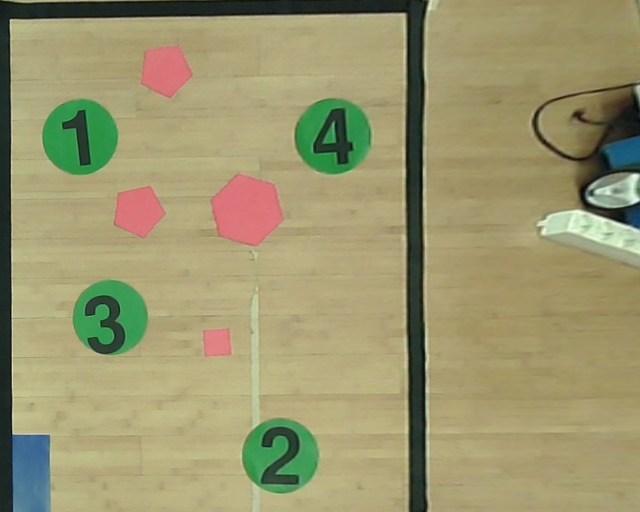
//> input picture 03_inverse_perspective_mapping/img11.jpg, 1280 x 1024 px (shown at 1/2 size)
$ ./Map ../03_inverse_perspective_mapping/img11.jpg   (built with g++ and OpenCV 4)
//> lines starting //> are read from the running program, lines starting //| are printed output that depends on the picture; after the words box and inside, x2 and y2 are one past the last pixel; in counts of white or black regions, pixels touching at a corner belong together
//> further down, img is the input picture: 1024 rows x 1280 cols, CV_8UC3; mean B, G, R 110, 150.2, 155.2
### final_test/Dubins.h

#ifndef DUBINS_H
#define DUBINS_H


#include <opencv2/core/core.hpp>
#include <opencv2/highgui/highgui.hpp>

using namespace cv;
using namespace std;


const double PI = 3.141592653589793238463;

const int ksigns[6][3] = { {1,0,-1},{-1,0,-1},{1,0,-1},{-1,0,1},{-1,1,-1},{1,-1,1} };

class arc {
public:
		double x0;
		double y0;
		double th0;
		double k;
		double L;
		double xf;
		double yf;
		double thf;

	arc(double , double , double , double , double );
};


/*
class curve {
public:
	arc a1;
	arc a2;
	arc a3;
	double lenght;

	curve(arc , arc , arc , double );
};
*/


//vector<Point_> cut_arc(arc a, arc b, arc c);
vector<Point2f> cut_arc(arc a, arc b, arc c);

double sinc(double t);
double mod2pi(double ang);
double rangeSymm(double ang);
bool check(double s1, double k0, double s2, double k1, double s3, double k2, double th0, double thf);
void scaleToStandard(double x0, double y0, double th0, double xf, double yf, double thf, double Kmax, double *sc_th0, double *sc_thf, double *sc_Kmax, double *lambda);
void scaleFromStandard(double lambda,double sc_s1, double sc_s2, double sc_s3, double *s1, double *s2, double *s3);

void LSL(double sc_th0, double  sc_thf, double  sc_Kmax, bool  *ok, double  *sc_s1, double  *sc_s2, double  *sc_s3);
void RSR(double sc_th0, double  sc_thf, double  sc_Kmax, bool  *ok, double  *sc_s1, double  *sc_s2, double  *sc_s3);
void LSR(double sc_th0, double  sc_thf, double  sc_Kmax, bool  *ok, double  *sc_s1, double  *sc_s2, double  *sc_s3);
void RSL(double sc_th0, double  sc_thf, double  sc_Kmax, bool  *ok, double  *sc_s1, double  *sc_s2, double  *sc_s3);
void RLR(double sc_th0, double  sc_thf, double  sc_Kmax, bool  *ok, double  *sc_s1, double  *sc_s2, double  *sc_s3);
void LRL(double sc_th0, double  sc_thf, double  sc_Kmax, bool  *ok, double  *sc_s1, double  *sc_s2, double  *sc_s3);

vector<Point2f> dubins(double x0, double y0, double th0, double xf, double yf, double thf, double Kmax);

#endif

### final_test/Obstacle.h
#ifndef OBSTACLE_H
#define OBSTACLE_H

#include <opencv2/core.hpp>

class Obstacle
{
  private:
    cv::Rect m_bbox;

  public:
    Obstacle(cv::Rect rect);
    cv::Rect get_bounding_box();
};
#endif

### final_test/Map.h
#ifndef MAP_H
#define MAP_H

#include <opencv2/core.hpp>

#include "Obstacle.h"
#include "Dubins.h"

class Map
{
	private:
		static const int MIN_OBSTACLE_CONTOUR_SIZE = 60;

		static const int LOW_H_R   = 0;
		static const int LOW_S_R   = 85;
		static const int LOW_V_R   = 175;
		static const int HIGH_H_R  = 180;
		static const int HIGH_S_R  = 140;
		static const int HIGH_V_R  = 255;
		static const int M1_H_R    = 5;
		static const int M2_H_R    = 170;

		const cv::Mat m_img_rgb;
		std::list<Obstacle> m_obstacles;

		void find_obstacles(cv::Mat image);

	public:
		Map(cv::Mat image);
};

#endif

### final_test/Dubins.cpp
#include "Dubins.h"
#include "math.h"
#include <iostream>


using namespace std;

arc::arc(double x0_, double y0_, double th0_, double k_, double L_) {
	x0 = x0_;
	y0 = y0_;
	th0 = th0_;
	k = k_;
	L = L_;
	xf = x0 + L * sinc(k * L / 2.0) * cos(th0 + k * L / 2);
	yf = y0 + L * sinc(k * L / 2.0) * sin(th0 + k * L / 2);
	thf = mod2pi(th0 + k * L);
}

/*
curve::curve(arc a, arc b, arc c, double l) {
	a1 = a;
	a2 = b;
	a3 = c;
	lenght = l;
}*/


vector<Point2f> cut_arc(arc a, arc b, arc c) {
	int nr_points = 300;
	vector<Point2f> list;
	for (int i = 1; i < 300; i++) {

		double x, y;
		double s = a.L / nr_points * i;
		x = a.x0 + s * sinc(a.k * s / 2.0) * cos(a.th0 + a.k * s / 2);
		y = a.y0 + s * sinc(a.k * s / 2.0) * sin(a.th0 + a.k * s / 2);
		Point2f temp(x, y);
		list.emplace_back(temp);
	}

	for (int i = 1; i < 300; i++) {

		double x, y;
		double s = b.L / nr_points * i;
		x = b.x0 + s * sinc(b.k * s / 2.0) * cos(b.th0 + b.k * s / 2);
		y = b.y0 + s * sinc(b.k * s / 2.0) * sin(b.th0 + b.k * s / 2);
		Point2f temp(x, y);
		list.emplace_back(temp);
	}

	for (int i = 1; i < 300; i++) {

		double x, y;
		double s = c.L / nr_points * i;
		x = c.x0 + s * sinc(c.k * s / 2.0) * cos(c.th0 + c.k * s / 2);
		y = c.y0 + s * sinc(c.k * s / 2.0) * sin(c.th0 + c.k * s / 2);
		Point2f temp(x, y);
		list.emplace_back(temp);
	}

	return list;
}

//Implementation of function sinc(t), returning 1 for t==0, and sin(t)/t otherwise
double sinc(double t) {
	double s;
	if (fabs(t) < 0.002)
		// For small values of t use Taylor series approximation
		s = 1 - t*t / 6 * (1 - t*t / 20);
	else
		s = sin(t) / t;
	return s;
}

//Normalize an angle(in range[0, 2 * pi))
double mod2pi(double ang) {
	double out=ang;
	while (out < 0) {
		out = out + 2 * PI;
	}
	while (out >= 2 * PI) {
		out = out - 2 * PI;
	}
	return out;
}

//Normalize an angular difference(range(-pi, pi])
// [37 lines left out: functions rangeSymm, check, not called in this run]

// Scale the input problem to standard form (x0: -1, y0: 0, xf: 1, yf: 0)
void scaleToStandard(double x0, double y0, double th0, double xf, double yf, double thf, double Kmax, double *sc_th0, double *sc_thf, double *sc_Kmax, double *lambda) {


	double dx = xf - x0;
	double dy = yf - y0;
	double phi = atan2(dy, dx);
	*lambda = hypot(dx, dy);

	double C = dx / *lambda;
	double S = dy / *lambda;
	*lambda = *lambda / 2;

	// scale and normalize angles and curvature
	*sc_th0 = mod2pi(th0 - phi);
	*sc_thf = mod2pi(thf - phi);
	*sc_Kmax = Kmax * *lambda;

	//cout << *sc_th0 << endl << *sc_thf << endl << *sc_Kmax << endl;
}

void scaleFromStandard(double lambda, double sc_s1, double sc_s2, double sc_s3, double *s1, double *s2, double *s3) {
	*s1 = sc_s1 * lambda;
	*s2 = sc_s2 * lambda;
	*s3 = sc_s3 * lambda;
}

void LSL(double sc_th0, double  sc_thf, double  sc_Kmax, bool  *ok, double  *sc_s1, double  *sc_s2, double  *sc_s3) {
	double invK = 1 / sc_Kmax;
	double C = cos(sc_thf) - cos(sc_th0);
	double S = 2 * sc_Kmax + sin(sc_th0) - sin(sc_thf);
	double temp1 = atan2(C, S);
	*sc_s1 = invK * mod2pi(temp1 - sc_th0);

	double temp2 = 2 + 4 * sc_Kmax*sc_Kmax - 2 * cos(sc_th0 - sc_thf) + 4 * sc_Kmax * (sin(sc_th0) - sin(sc_thf));

	if (temp2 < 0) {
		*ok = false; *sc_s1 = 0; *sc_s2 = 0; *sc_s3 = 0;
		return;
	}

	*sc_s2 = invK * sqrt(temp2);

	*sc_s3 = invK * mod2pi(sc_thf - temp1);
	*ok = true;

	cout << *sc_s1 << endl << *sc_s2 << endl<< *sc_s3 << endl;
}

void RSR(double sc_th0, double  sc_thf, double  sc_Kmax, bool  *ok, double  *sc_s1, double  *sc_s2, double  *sc_s3) {
	double invK = 1 / sc_Kmax;
	double C = cos(sc_th0) - cos(sc_thf);
	double S = 2 * sc_Kmax - sin(sc_th0) + sin(sc_thf);
	double temp1 = atan2(C, S);
	*sc_s1 = invK * mod2pi(sc_th0 - temp1);
	double temp2 = 2 + 4 * sc_Kmax *sc_Kmax - 2 * cos(sc_th0 - sc_thf) - 4 * sc_Kmax * (sin(sc_th0) - sin(sc_thf));
	if (temp2 < 0) {
		*ok = false; *sc_s1 = 0; *sc_s2 = 0; *sc_s3 = 0;
		return;
	}

	*sc_s2 = invK * sqrt(temp2);
	*sc_s3 = invK * mod2pi(temp1 - sc_thf);
	*ok = true;
}

void LSR(double sc_th0, double  sc_thf, double  sc_Kmax, bool  *ok, double  *sc_s1, double  *sc_s2, double  *sc_s3) {
	double invK = 1 / sc_Kmax;
	double C = cos(sc_th0) + cos(sc_thf);
	double S = 2 * sc_Kmax + sin(sc_th0) + sin(sc_thf);
	double temp1 = atan2(-C, S);
	double temp3 = 4 * sc_Kmax*sc_Kmax - 2 + 2 * cos(sc_th0 - sc_thf) + 4 * sc_Kmax * (sin(sc_th0) + sin(sc_thf));
	if (temp3 < 0) {
		*ok = false; *sc_s1 = 0; *sc_s2 = 0; *sc_s3 = 0;
		return;
	}

	*sc_s2 = invK * sqrt(temp3);
	double temp2 = -atan2(-2, *sc_s2 * sc_Kmax);
	*sc_s1 = invK * mod2pi(temp1 + temp2 - sc_th0);
	*sc_s3 = invK * mod2pi(temp1 + temp2 - sc_thf);
	*ok = true;
}

void RSL(double sc_th0, double  sc_thf, double  sc_Kmax, bool  *ok, double  *sc_s1, double  *sc_s2, double  *sc_s3) {
	double invK = 1 / sc_Kmax;
	double C = cos(sc_th0) + cos(sc_thf);
	double S = 2 * sc_Kmax - sin(sc_th0) - sin(sc_thf);
	double temp1 = atan2(C, S);
	double temp3 = 4 * sc_Kmax*sc_Kmax - 2 + 2 * cos(sc_th0 - sc_thf) - 4 * sc_Kmax * (sin(sc_th0) + sin(sc_thf));
	if (temp3 < 0) {
		*ok = false; *sc_s1 = 0; *sc_s2 = 0; *sc_s3 = 0;
		return;
	}

	*sc_s2 = invK * sqrt(temp3);
	double temp2 = atan2(2, *sc_s2 * sc_Kmax);
	*sc_s1 = invK * mod2pi(sc_th0 - temp1 + temp2);
	*sc_s3 = invK * mod2pi(sc_thf - temp1 + temp2);
	*ok = true;
}

void RLR(double sc_th0, double  sc_thf, double  sc_Kmax, bool  *ok, double  *sc_s1, double  *sc_s2, double  *sc_s3) {
	double invK = 1 / sc_Kmax;
	double C = cos(sc_th0) - cos(sc_thf);
	double S = 2 * sc_Kmax - sin(sc_th0) + sin(sc_thf);
	double temp1 = atan2(C, S);
	double temp2 = 0.125 * (6 - 4 * sc_Kmax* sc_Kmax + 2 * cos(sc_th0 - sc_thf) + 4 * sc_Kmax * (sin(sc_th0) - sin(sc_thf)));
	if (fabs(temp2) > 1) {
		*ok = false; *sc_s1 = 0; *sc_s2 = 0; *sc_s3 = 0;
		return;
	}
	*sc_s2 = invK * mod2pi(2 * PI - acos(temp2));
	*sc_s1 = invK * mod2pi(sc_th0 - temp1 + 0.5 * *sc_s2 * sc_Kmax);
	*sc_s3 = invK * mod2pi(sc_th0 - sc_thf + sc_Kmax * (*sc_s2 - *sc_s1));
	*ok = true;
}

void LRL(double sc_th0, double  sc_thf, double  sc_Kmax, bool  *ok, double  *sc_s1, double  *sc_s2, double  *sc_s3) {
	double invK = 1 / sc_Kmax;
	double C = cos(sc_thf) - cos(sc_th0);
	double S = 2 * sc_Kmax + sin(sc_th0) - sin(sc_thf);
	double temp1 = atan2(C, S);
	double temp2 = 0.125 * (6 - 4 * sc_Kmax*sc_Kmax + 2 * cos(sc_th0 - sc_thf) - 4 * sc_Kmax * (sin(sc_th0) - sin(sc_thf)));
	if (fabs(temp2) > 1) {
		*ok = false; *sc_s1 = 0; *sc_s2 = 0; *sc_s3 = 0;
		return;
	}
	*sc_s2 = invK * mod2pi(2 * PI - acos(temp2));
	*sc_s1 = invK * mod2pi(temp1 - sc_th0 + 0.5 * *sc_s2 * sc_Kmax);
	*sc_s3 = invK * mod2pi(sc_thf - sc_th0 + sc_Kmax * (*sc_s2 - *sc_s1));
	*ok = true;
}


vector<Point2f> dubins(double x0, double y0, double th0, double xf, double yf, double thf, double Kmax) {

	double *sc_th0 = new double(0), *sc_thf = new double(0), *sc_Kmax = new double(0), *lambda = new double(0);
	double *s1 = new double(0), *s2 = new double(0), *s3 = new double(0);
	double  *sc_s1 = new double(0), *sc_s2 = new double(0), *sc_s3 = new double(0);
	double  *sc_s1_c = new double(0), *sc_s2_c = new double(0), *sc_s3_c = new double(0);
	//double  *s1 = new double(0), *s2 = new double(0), *s3 = new double(0);
	bool *ok = new bool(0);
	string optimal;

	// Compute params of standard scaled problem
	scaleToStandard(x0, y0, th0, xf, yf, thf, Kmax,sc_th0,sc_thf,sc_Kmax,lambda);

	double	pidx = -1;
	double L = 100000000000000;
	double Lcur=0;
	for (int i = 0; i<=5; i++) {
		switch (i) {

		case 0:
		LSL(*sc_th0, *sc_thf, *sc_Kmax, ok, sc_s1_c, sc_s2_c, sc_s3_c);
		 Lcur = *sc_s1_c + *sc_s2_c + *sc_s3_c;
			cout << "LSL: " << Lcur << endl;
			if (*ok && Lcur < L) {
				L = Lcur;
				*sc_s1 = *sc_s1_c;
				*sc_s2 = *sc_s2_c;
				*sc_s3 = *sc_s3_c;
				pidx = i;
				optimal = "LSL";
			}


		case 1:

			RSR(*sc_th0, *sc_thf, *sc_Kmax, ok, sc_s1_c, sc_s2_c, sc_s3_c);
			 Lcur = *sc_s1_c + *sc_s2_c + *sc_s3_c;
			cout << "RSR: " << Lcur << endl;
			if (*ok && Lcur < L) {
				L = Lcur;
				*sc_s1 = *sc_s1_c;
				*sc_s2 = *sc_s2_c;
				*sc_s3 = *sc_s3_c;
				pidx = i;
				optimal = "RSR";
			}

			break;

		case 2:

			LSR(*sc_th0, *sc_thf, *sc_Kmax, ok, sc_s1_c, sc_s2_c, sc_s3_c);
			 Lcur = *sc_s1_c + *sc_s2_c + *sc_s3_c;
			if (*ok && Lcur < L) {
				L = Lcur;
				*sc_s1 = *sc_s1_c;
				*sc_s2 = *sc_s2_c;
				*sc_s3 = *sc_s3_c;
				pidx = i;
				optimal = "LSR";
			}

			break;

		case 3:

			RSL(*sc_th0, *sc_thf, *sc_Kmax, ok, sc_s1_c, sc_s2_c, sc_s3_c);
			 Lcur = *sc_s1_c + *sc_s2_c + *sc_s3_c;
			cout << "RSL: " << Lcur << endl;
			if (*ok && Lcur < L) {
				L = Lcur;
				*sc_s1 = *sc_s1_c;
				*sc_s2 = *sc_s2_c;
				*sc_s3 = *sc_s3_c;
				pidx = i;
				optimal = "RSL";
			}

			break;

		case 4:
			RLR(*sc_th0, *sc_thf, *sc_Kmax, ok, sc_s1_c, sc_s2_c, sc_s3_c);
			 Lcur = *sc_s1_c + *sc_s2_c + *sc_s3_c;
			cout << "RLR: " << Lcur << endl;
			if (*ok && Lcur < L) {
				L = Lcur;
				*sc_s1 = *sc_s1_c;
				*sc_s2 = *sc_s2_c;
				*sc_s3 = *sc_s3_c;
				pidx = i;
				optimal = "RLR";
			}
			break;

		case 5:
			LRL(*sc_th0, *sc_thf, *sc_Kmax, ok, sc_s1_c, sc_s2_c, sc_s3_c);
			 Lcur = *sc_s1_c + *sc_s2_c + *sc_s3_c;
			cout << "LRL: " << Lcur << endl;
			if (*ok && Lcur < L) {
				L = Lcur;
				*sc_s1 = *sc_s1_c;
				*sc_s2 = *sc_s2_c;
				*sc_s3 = *sc_s3_c;
				pidx = i;
				optimal = "LRL";
			}
			break;

		}
	}

	scaleFromStandard(*lambda, *sc_s1, *sc_s2, *sc_s3, s1, s2, s3);
	L = *s1 + *s2 + *s3;

	cout <<endl<< "Start Point: x= " << x0 << " y= " << y0 << "   theta: "<< th0 << endl;
	cout << "End Point: x= " << xf << " y= " << yf << "   theta: " << thf << endl;
	cout << endl << "The shortest path: " << L << " for: " << optimal.c_str() << endl;

	arc a1(x0,y0,th0, ksigns[int(pidx)][0]*Kmax,*s1);
	arc a2(a1.xf, a1.yf, a1.thf, ksigns[int(pidx)][1] * Kmax, *s2);
	arc a3(a2.xf, a2.yf, a2.thf, ksigns[int(pidx)][2] * Kmax, *s3);

	vector<Point2f> list;
	list = cut_arc(a1, a2, a3);

	return list;
	//curve cur(a1,a2,a3,L);
}

### final_test/Obstacle.cpp
#include "Obstacle.h"

Obstacle::Obstacle (cv::Rect rect) : m_bbox(rect) { }

cv::Rect Obstacle::get_bounding_box () {
  return m_bbox;
}

### final_test/Map.cpp
#include <opencv2/core.hpp>
#include <opencv2/opencv.hpp>
#include <iostream>

#include "Map.h"


Map::Map (cv::Mat image) : m_img_rgb(image), m_obstacles()
{

  cv::Mat img_hsv;
  cv::cvtColor(image, img_hsv, cv::COLOR_BGR2HSV);
//> img_hsv: 1024 rows x 1280 cols, CV_8UC3; mean H, S, V 33.7, 85.4, 161.1
  find_obstacles(img_hsv);

}


void Map::find_obstacles(cv::Mat image)
{
  //Color Mask
  cv::Mat low_hue_red_mask;
  cv::Mat high_hue_red_mask;
  cv::Mat red_mask;

  cv::inRange(image, cv::Scalar(LOW_H_R, LOW_S_R, LOW_V_R), cv::Scalar(M1_H_R, HIGH_S_R, HIGH_V_R), low_hue_red_mask);
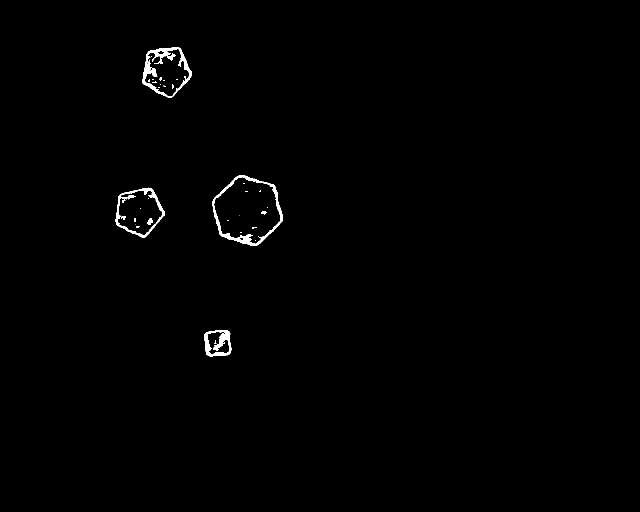
//> low_hue_red_mask: 1024 rows x 1280 cols, CV_8UC1 (shown at 1/2 size); 0.64% white; 36 white regions (21 under 20 px), largest, box (x1, y1, x2, y2) and area: (284, 94, 384, 196) 2481, (425, 350, 566, 492) 2409, (231, 375, 329, 476) 1532
  cv::inRange(image, cv::Scalar(M1_H_R, LOW_S_R, LOW_V_R), cv::Scalar(HIGH_H_R, HIGH_S_R, HIGH_V_R), high_hue_red_mask);
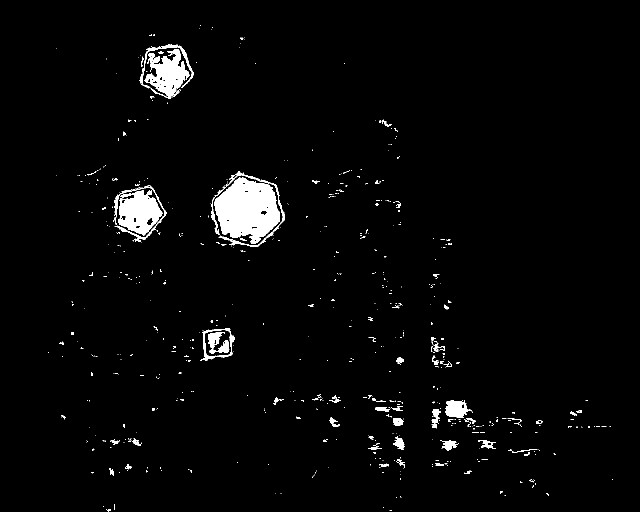
//> high_hue_red_mask: 1024 rows x 1280 cols, CV_8UC1 (shown at 1/2 size); 2.8% white; 617 white regions (530 under 20 px), largest, box (x1, y1, x2, y2) and area: (428, 354, 560, 488) 11964, (236, 380, 325, 471) 5187, (289, 98, 379, 193) 4605
  cv::addWeighted(low_hue_red_mask, 1.0, high_hue_red_mask, 1.0, 0.0, red_mask); // combine together the two binary masks
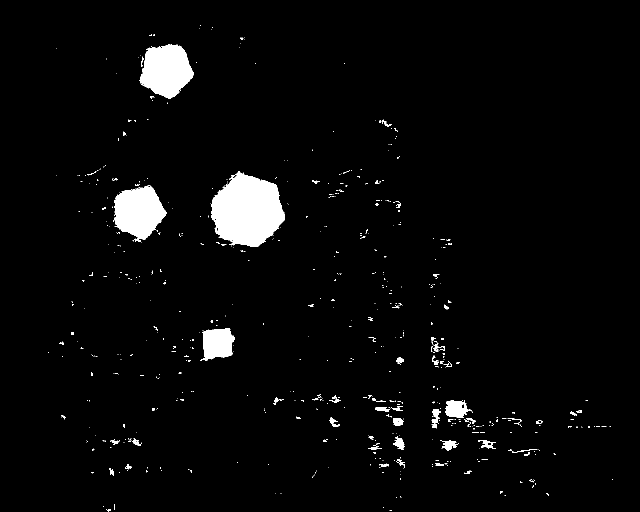
//> red_mask: 1024 rows x 1280 cols, CV_8UC1 (shown at 1/2 size); 3.4% white; 606 white regions (527 under 20 px)


  std::vector<std::vector<cv::Point>> contours;
  std::vector<cv::Point> approx_curve;
  cv::Rect rect;


  // Find contours and approximate in bounding boxes
  cv::findContours(red_mask, contours, cv::RETR_EXTERNAL, cv::CHAIN_APPROX_SIMPLE);
//> contours = 606 contours, 562 with area under 20; largest, box (x1, y1, x2, y2) and area: (421, 343, 570, 494) 15629, (279, 88, 387, 198) 8064, (227, 371, 333, 484) 7692, (400, 656, 469, 722) 3128, (890, 800, 945, 836) 1187

  for (int i=0; i<contours.size(); ++i)
  {
    if (contours[i].size() > MIN_OBSTACLE_CONTOUR_SIZE) {
      approxPolyDP(contours[i], approx_curve, 10, true);

      rect = cv::boundingRect({approx_curve});
      cv::rectangle(image, rect, cv::Scalar(40,190,40), 2);
      Obstacle obstacle(rect);
      m_obstacles.push_back(obstacle);
    }
  }
//> this loop made 606 passes
//> (approx_curve, rect) on passes 108, 183, 302: (3 Points (x, y): [790, 874], [786, 889], [807, 899], Rect(786, 874, 22, 26)), (3 Points (x, y): [877, 818], [864, 822], [864, 855], Rect(864, 818, 14, 38)), (3 Points (x, y): [863, 683], [871, 703], [889, 694], Rect(863, 683, 27, 21))
//> image: 1024 rows x 1280 cols, CV_8UC3; mean H, S, V 33.8, 85.9, 160.4
//> after the loop, approx_curve = 6 Points (x, y): [296, 96], [280, 166], [349, 193], [385, 154], [372, 106], [354, 89]

  imshow("path",image);
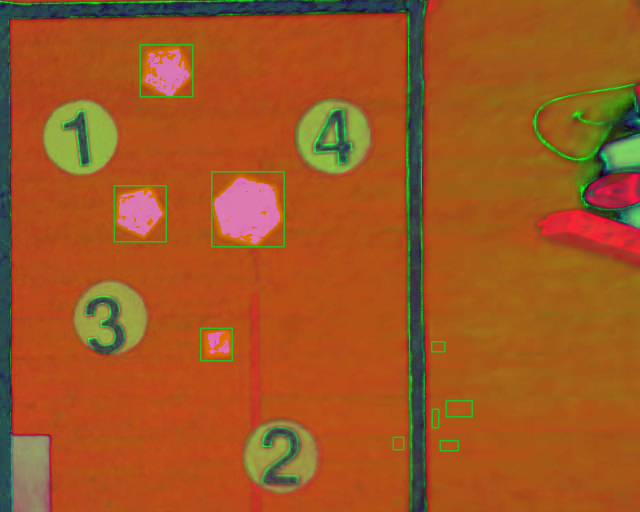
//> window 'path': 1024 rows x 1280 cols, CV_8UC3 (shown at 1/2 size); mean B, G, R 33.8, 85.9, 160.4
}


int main(int argc, char* argv[])
{

  cv::Mat img;
  img = cv::imread(argv[1], 1); //reading file

  if(img.empty()) {
    throw std::runtime_error("Failed to open the file ");
  }

  Map map(img);


  vector<Point2f> trajectory;
  trajectory = dubins(0, 0, (((double(-9) / double(2))) * PI), 600, 600, (PI / double(1)), 1);

  std::cout << trajectory << std::endl;

/*
  for (auto i : trajectory) {
    Point2i point = i;
    cv::circle(img, point, 2, cv::Scalar(40,190,40));
  }

  imshow("path",img);
  */waitKey(0);

}

$ run again, on 03_inverse_perspective_mapping/img13.jpg
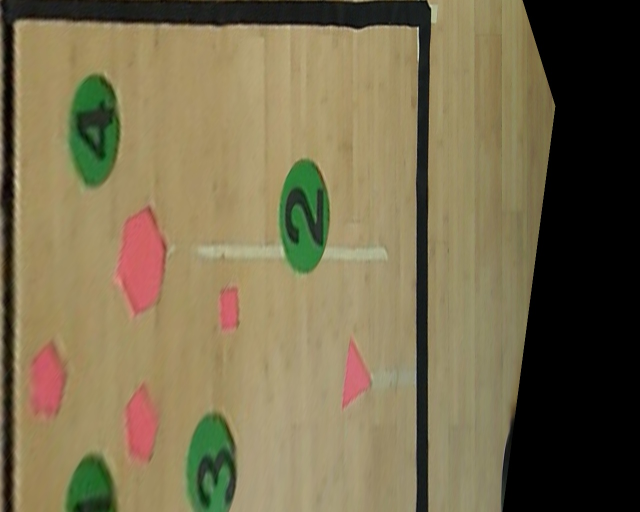
//> input picture 03_inverse_perspective_mapping/img13.jpg, 1280 x 1024 px (shown at 1/2 size)
//> img is the input picture: 1024 rows x 1280 cols, CV_8UC3; mean B, G, R 77.6, 108.1, 119.5
//> img_hsv: 1024 rows x 1280 cols, CV_8UC3; mean H, S, V 23.5, 78.4, 121.8
//> in find_obstacles, `cv::inRange(image, cv::Scalar(LOW_H_R, LOW_S_R, LOW_V_R), cv::Scalar(M..`:
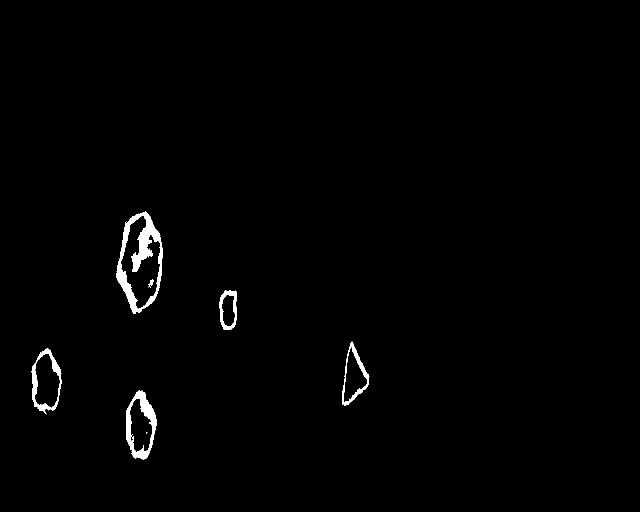
//> low_hue_red_mask: 1024 rows x 1280 cols, CV_8UC1 (shown at 1/2 size); 1% white; 10 white regions (4 under 20 px), largest, box (x1, y1, x2, y2) and area: (233, 423, 326, 628) 6124, (252, 780, 313, 920) 3038, (63, 697, 123, 829) 1939, (684, 683, 739, 812) 1314, (439, 580, 474, 660) 1112, (296, 558, 308, 575) 82
//> high_hue_red_mask: 1024 rows x 1280 cols, CV_8UC1; 3.8% white; 312 white regions (237 under 20 px), largest, box (x1, y1, x2, y2) and area: (478, 72, 529, 404) 8548, (536, 59, 588, 362) 7886, (242, 431, 320, 618) 7301
//> red_mask: 1024 rows x 1280 cols, CV_8UC1; 4.7% white; 263 white regions (209 under 20 px)
//> contours = 261 contours, 222 with area under 20; largest, box (x1, y1, x2, y2) and area: (220, 418, 326, 644) 15448, (478, 72, 529, 404) 8868, (536, 59, 588, 362) 7552, (244, 761, 314, 931) 7536, (56, 694, 123, 840) 6066
//> the loop in find_obstacles, `for (int i=0; i<contours.size(); ++i)` made 261 passes
//> (approx_curve, rect) on passes 45, 89, 244: (2 Points (x, y): [552, 563], [551, 619], Rect(551, 563, 2, 57)), (3 Points (x, y): [525, 431], [504, 457], [507, 479], Rect(504, 431, 22, 49)), (3 Points (x, y): [621, 62], [593, 83], [601, 143], Rect(593, 62, 29, 82))
//> after the loop in find_obstacles, `for (int i=0; i<contours.size(); ++i)`: approx_curve = contour of 26 points, box (x1, y1, x2, y2) (538, 59, 588, 362), area 7599
//> in find_obstacles, `imshow("path",image);`:
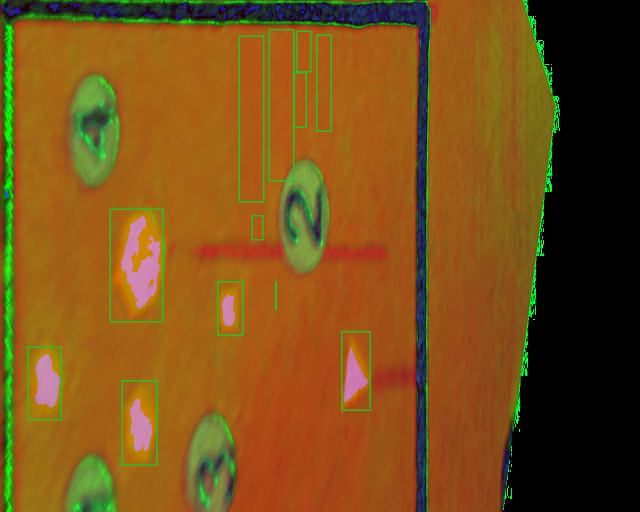
//> window 'path': 1024 rows x 1280 cols, CV_8UC3 (shown at 1/2 size); mean B, G, R 23.7, 79.4, 120.4
